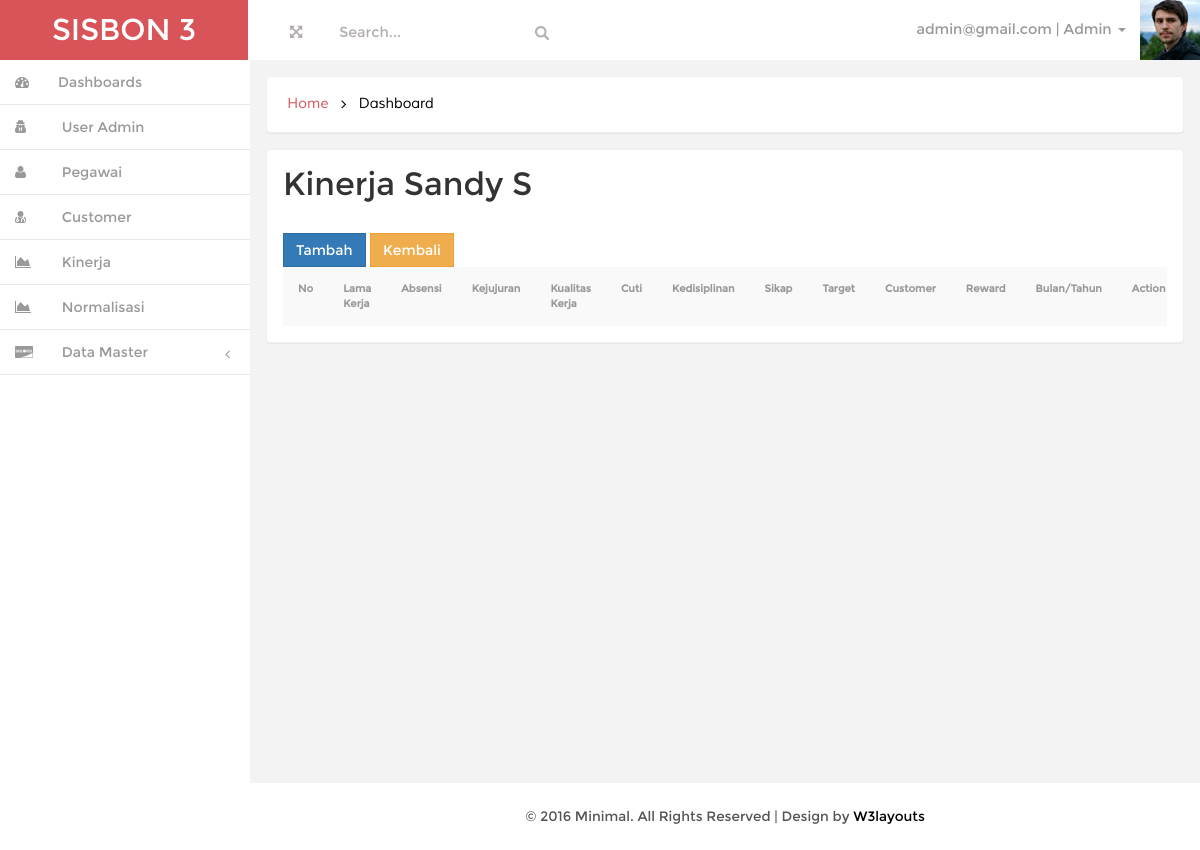
The page /index.php?page=kinerjapegawai&id=1 (signed in) on the database as committed earlier.
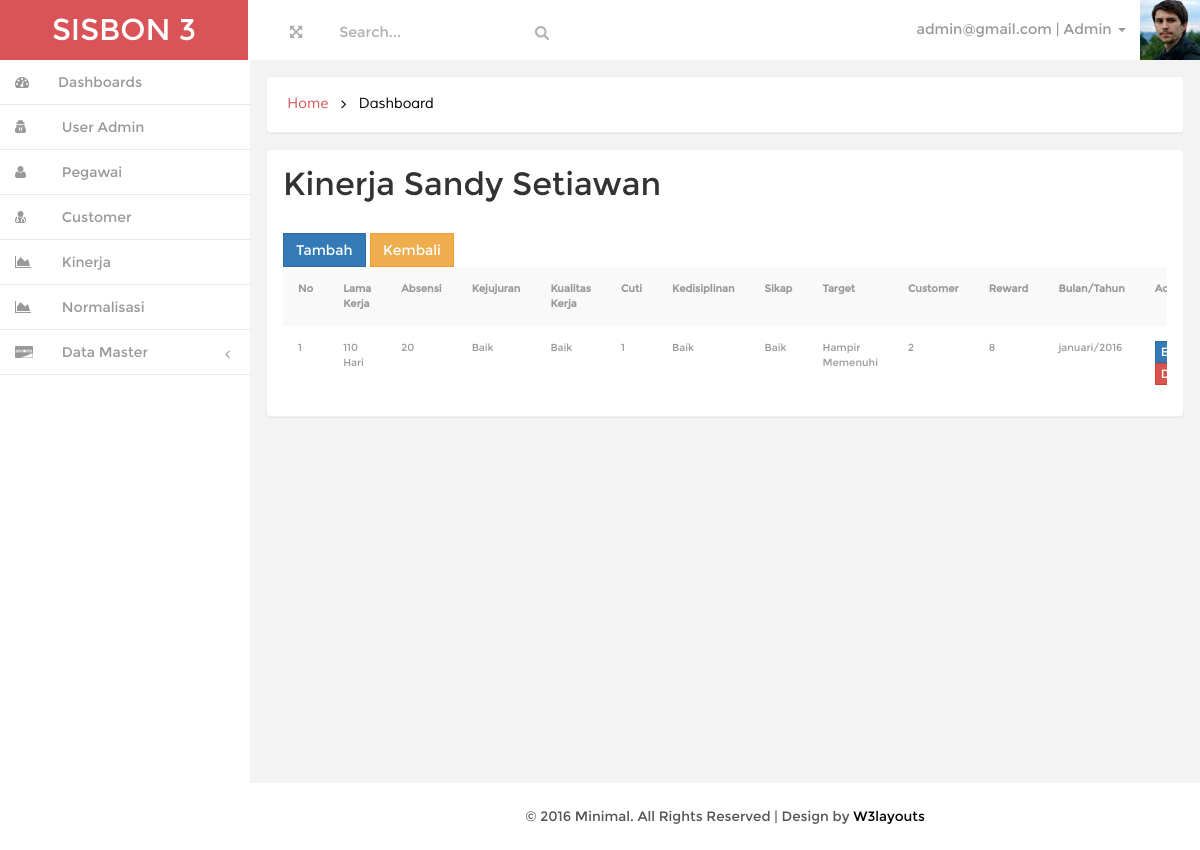
The same page on the database as committed later.
### tables this page shows
CREATE TABLE IF NOT EXISTS `tbpegawai` (
  `id_pegawai` int(11) NOT NULL AUTO_INCREMENT,
  `nama` varchar(100) NOT NULL,
  `tgl_lahir` date NOT NULL,
  `no_telp` varchar(20) NOT NULL,
  `alamat` text NOT NULL,
  `tgl_masuk` date NOT NULL,
  `email` varchar(50) NOT NULL,
  `password` varchar(50) NOT NULL,
  PRIMARY KEY (`id_pegawai`)
);

CREATE TABLE IF NOT EXISTS `tbkinerja` (
  `id_kinerja` int(11) NOT NULL AUTO_INCREMENT,
  `id_pegawai` int(11) NOT NULL,
  `jml_absensi` int(11) NOT NULL,
  `kejujuran` int(11) NOT NULL,
  `kualitas_kerja` int(11) NOT NULL,
  `cuti` int(11) NOT NULL,
  `kedisiplinan` int(11) NOT NULL,
  `sikap` int(11) NOT NULL,
  `target` int(11) NOT NULL,
  `bulan` varchar(20) NOT NULL,
  `tahun` varchar(5) NOT NULL,
  PRIMARY KEY (`id_kinerja`)
);

CREATE TABLE IF NOT EXISTS `tbkejujuran` (
  `id_kejujuran` int(11) NOT NULL AUTO_INCREMENT,
  `ket` varchar(50) NOT NULL,
  `nilai` int(11) NOT NULL,
  PRIMARY KEY (`id_kejujuran`)
);

CREATE TABLE IF NOT EXISTS `tbkualitaskerja` (
  `id_kualitaskerja` int(11) NOT NULL AUTO_INCREMENT,
  `ket` varchar(50) NOT NULL,
  `nilai` int(11) NOT NULL,
  PRIMARY KEY (`id_kualitaskerja`)
);

CREATE TABLE IF NOT EXISTS `tbkedisiplinan` (
  `id_kedisiplinan` int(11) NOT NULL AUTO_INCREMENT,
  `ket` varchar(50) NOT NULL,
  `nilai` int(11) NOT NULL,
  PRIMARY KEY (`id_kedisiplinan`)
);

CREATE TABLE IF NOT EXISTS `tbsikap` (
  `id_sikap` int(11) NOT NULL AUTO_INCREMENT,
  `ket` varchar(50) NOT NULL,
  `nilai` int(11) NOT NULL,
  PRIMARY KEY (`id_sikap`)
);

CREATE TABLE IF NOT EXISTS `tbtarget` (
  `id_target` int(11) NOT NULL AUTO_INCREMENT,
  `ket` varchar(50) NOT NULL,
  `nilai` int(11) NOT NULL,
  PRIMARY KEY (`id_target`)
);

### class/Pegawai.php (called while the page is built, shortened)
<?php
class Pegawai implements BaseData
{
    private $conn;
    public function __construct()
    {
        $database = new Koneksi();
        $db = $database->dbKoneksi();
        $this->conn = $db;
    }
    public function getById($id)
    {
       try
       {
           $stmt = $this->conn->prepare("SELECT * FROM tbpegawai WHERE id_pegawai=$id");
           $stmt->execute();
           $rowPegawai = $stmt->fetch(PDO::FETCH_ASSOC);
           return $rowPegawai;
       }
       catch(PDOException $e)
       {
           echo $e->getMessage();
       }
    }
}

### class/Kinerja.php (called while the page is built, shortened)
<?php
include "SisbonHelper.php";
class Kinerja implements BaseData
{
    private $conn;
    public function __construct()
    {
        $database = new Koneksi();
        $db = $database->dbKoneksi();
        $this->conn = $db;
        $pegawai = new Pegawai();
        $customer = new Customer();
        $reward = new Reward();
    }
    public function getAllDataByIdPegawai($id)
    {
        try
        {
            $stmt = $this->conn->prepare("SELECT * FROM tbkinerja WHERE id_pegawai=$id");
            $stmt->execute();
            $row = $stmt->fetchAll(PDO::FETCH_ASSOC);
            return $row;
        }
        catch(PDOException $e)
        {
            return $e->getMessage();
        }
    }
}

### class/SisbonHelper.php (called while the page is built, shortened)
<?php
if(!function_exists('countDate'))
{
    function countDate($date)
    {
        $dt1 = new DateTime($date);
        $dt2 = new DateTime(date('Y-m-d'));
        $telat = $dt1->diff($dt2);
        return $telat->days;
    }
}

### class/Kejujuran.php (called while the page is built, shortened)
<?php
class Kejujuran implements BaseData
{
    private $conn;
    public function __construct()
    {
        $database = new Koneksi();
        $db = $database->dbKoneksi();
        $this->conn = $db;
    }
    public function getById($id)
    {
        try
        {
            $stmt = $this->conn->prepare("SELECT * FROM tbkejujuran WHERE id_kejujuran=$id");
            $stmt->execute();
            $rowKejujuran = $stmt->fetch(PDO::FETCH_ASSOC);
            return $rowKejujuran;
        }
        catch(PDOException $e)
        {
            echo $e->getMessage();
        }
    }
}

### class/KualitasKerja.php (called while the page is built, shortened)
<?php
class KualitasKerja implements BaseData
{
    private $conn;
    public function __construct()
    {
        $database = new Koneksi();
        $db = $database->dbKoneksi();
        $this->conn = $db;
    }
    public function getById($id)
    {
        try
        {
            $stmt = $this->conn->prepare("SELECT * FROM tbkualitaskerja WHERE id_kualitaskerja=$id");
            $stmt->execute();
            $row = $stmt->fetch(PDO::FETCH_ASSOC);
            return $row;
        }
        catch(PDOException $e)
        {
            echo $e->getMessage();
        }
    }
}

### class/Kedisiplinan.php (called while the page is built, shortened)
<?php
class Kedisiplinan implements BaseData
{
    private $conn;
    public function __construct()
    {
        $database = new Koneksi();
        $db = $database->dbKoneksi();
        $this->conn = $db;
    }
    public function getById($id)
    {
        try
        {
            $stmt = $this->conn->prepare("SELECT * FROM tbkedisiplinan WHERE id_kedisiplinan=$id");
            $stmt->execute();
            $rowKedisiplinan = $stmt->fetch(PDO::FETCH_ASSOC);
            return $rowKedisiplinan;
        }
        catch(PDOException $e)
        {
            echo $e->getMessage();
        }
    }
}

### class/Sikap.php (called while the page is built, shortened)
<?php
class Sikap implements BaseData
{
    private $conn;
    public function __construct()
    {
        $database = new Koneksi();
        $db = $database->dbKoneksi();
        $this->conn = $db;
    }
    public function getById($id)
    {
        try
        {
            $stmt = $this->conn->prepare("SELECT * FROM tbsikap WHERE id_sikap=$id");
            $stmt->execute();
            $row = $stmt->fetch(PDO::FETCH_ASSOC);
            return $row;
        }
        catch(PDOException $e)
        {
            echo $e->getMessage();
        }
    }
}

### class/Target.php (called while the page is built, shortened)
<?php
class Target implements BaseData
{
    private $conn;
    public function __construct()
    {
        $database = new Koneksi();
        $db = $database->dbKoneksi();
        $this->conn = $db;
    }
    public function getById($id)
    {
        try
        {
            $stmt = $this->conn->prepare("SELECT * FROM tbtarget WHERE id_target=$id");
            $stmt->execute();
            $row = $stmt->fetch(PDO::FETCH_ASSOC);
            return $row;
        }
        catch(PDOException $e)
        {
            echo $e->getMessage();
        }
    }
}

### class/Customer.php (called while the page is built, shortened)
<?php
class Customer implements BaseData
{
    private $conn;
    public function __construct()
    {
        $database = new Koneksi();
        $db = $database->dbKoneksi();
        $this->conn = $db;
    }
    public function getCustomerByBulanTahun($month,$year,$idpeg)
    {
        $stmt = $this->conn->prepare("SELECT * FROM tbcustomer WHERE bulan='$month' and tahun=$year and id_pegawai=$idpeg");
        $stmt->execute();
        $row = $stmt->fetchAll(PDO::FETCH_ASSOC);
        return $stmt->rowCount();
    }
}

### class/Reward.php (called while the page is built, shortened)
<?php
class Reward implements BaseData
{
    private $conn;
    public function __construct()
    {
        $database = new Koneksi();
        $db = $database->dbKoneksi();
        $this->conn = $db;
    }
    public function getDataWherePegawai($bulan,$tahun,$id_pegawai)
    {
        try
        {
            $stmt = $this->conn->prepare("SELECT SUM(jumlah_nilai) as total FROM tbreward WHERE id_pegawai=:idpegawai and bulan=:bulan and tahun=:tahun");
            $stmt->execute(array(':idpegawai'=>$id_pegawai,':bulan'=>$bulan,':tahun'=>$tahun));
            $row = $stmt->fetch(PDO::FETCH_ASSOC);
            return $row;
        }
        catch(PDOException $e)
        {
            echo $e->getMessage();
        }
    }
}

### page/kinerjapegawai.php (the view, shortened to what the changed rows need)
<?php
$model = new Kinerja();
$modelPeg = new Pegawai();
$dataPeg = $modelPeg->getById($_GET['id']);
$modelCus = new Customer();
$modelKejujuran = new Kejujuran();
$modelKualitaskerja = new KualitasKerja();
$modelKedisiplinan = new Kedisiplinan();
$modelSikap = new Sikap();
$modelTarget = new Target();
$modelReward = new Reward();
?>
<h3 class="head-top">Kinerja <?=$dataPeg['nama']?></h3>
<div class="row">
    <div class="col-md-12">
        <a href="?page=kinerja_edit&idpegawai=<?=$_GET['id']?>&id=0" class="btn btn-primary"> Tambah</a>
        <a href="?page=kinerjalistpegawai" class="btn btn-warning"> Kembali</a>
        <div class="table-responsive">
            <table style="font-size: 12px;" class="table table-striped">
                <tr>
                    <th>No</th>
                    <th>Lama Kerja</th>
                    <th>Absensi</th>
                    <th>Kejujuran</th>
                    <th>Kualitas Kerja</th>
                    <th>Cuti</th>
                    <th>Kedisiplinan</th>
                    <th>Sikap</th>
                    <th>Target</th>
                    <th>Customer</th>
                    <th>Reward</th>
                    <th>Bulan/Tahun</th>
                    <th>Action</th>
                </tr>
                <?php
                $no=1;
                foreach($model->getAllDataByIdPegawai($_GET['id']) as $data){
                    ?>
                    <tr>
                        <td><?=$no++?></td>
                        <td><?=countDate($dataPeg['tgl_masuk'])?> Hari</td>
                        <td><?=$data['jml_absensi']?></td>
                        <td><?= $modelKejujuran->getById($data['kejujuran'])['ket'] ?></td>
                        <td><?= $modelKualitaskerja->getById($data['kualitas_kerja'])['ket'] ?></td>
                        <td><?=$data['cuti']?></td>
                        <td><?= $modelKedisiplinan->getById($data['kedisiplinan'])['ket']?></td>
                        <td><?= $modelSikap->getById($data['sikap'])['ket']?></td>
                        <td><?= $modelTarget->getById($data['target'])['ket']?></td>
                        <td><?= $modelCus->getCustomerByBulanTahun($data['bulan'],$data['tahun'],$_GET['id']) ?></td>
                        <td><?= $modelReward->getDataWherePegawai($data['bulan'],$data['tahun'],$_GET['id'])['total'] ?></td>
                        <td><?=$data['bulan']?>/<?=$data['tahun']?></td>
                        <td>
                            <a href="?page=kinerja_edit&idpegawai=<?=$data['id_pegawai']?>&id=<?=$data['id_kinerja']?>" class="btn btn-primary btn-xs">Edit</a>
                            <button id="<?=$data['id_kinerja']?>" class="btn btn-danger btn-del btn-xs">Delete</button>
                        </td>
                    </tr>
                <?php } ?>
            </table>
        </div>
    </div>
</div>

Rows that differ between the two databases and show on the page:
changed tbpegawai: nama "Sandy S" → "Sandy Setiawan"
added tbkinerja: id_pegawai.tgl_masuk "110", jml_absensi "20", kejujuran.ket "Baik", kualitas_kerja.ket "Baik", cuti "1", kedisiplinan.ket "Baik", sikap.ket "Baik", target.ket "Hampir Memenuhi", CustomerByBulanTahun "2", DataWherePegawai "8", bulan "januari", tahun "2016"
